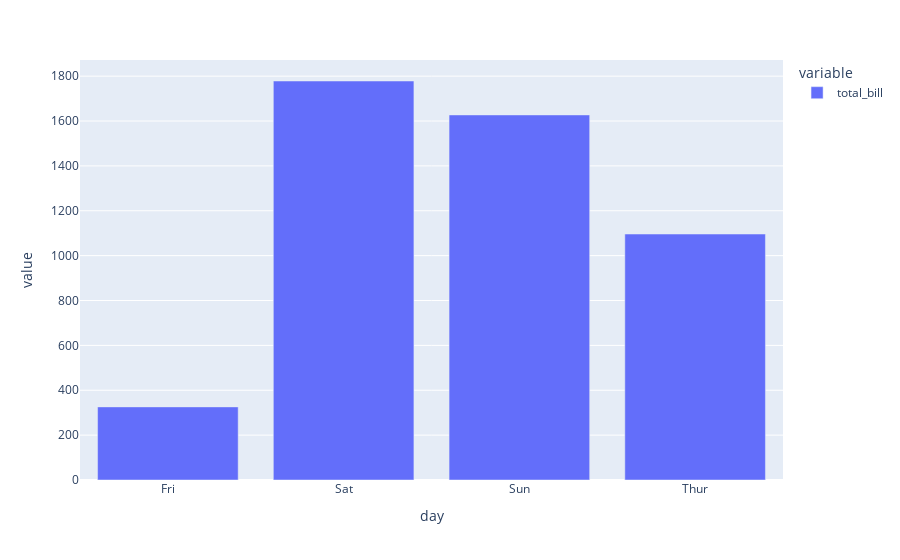

Source (notebook cell):
### Markdown cell above
Again with dot notation, scatterplot shows a positive trend between bill and tip amounts. 

Let's create a bar chart to see which week of the day brought more revenue for the restaurant:

### Code cell
tips.groupby('day')['total_bill'].sum().plot(kind='bar')

### Figure 1 — Plotly figure (JSON) as saved in the notebook; plotly's stock layout.template omitted (floating-point values rounded to 4 significant figures)
{"data": [{"alignmentgroup": "True", "hovertemplate": "variable=total_bill<br>day=%{x}<br>value=%{y}<extra></extra>", "legendgroup": "total_bill", "marker": {"color": "#636efa"}, "name": "total_bill", "offsetgroup": "total_bill", "orientation": "v", "showlegend": true, "textposition": "auto", "type": "bar", "x": ["Fri", "Sat", "Sun", "Thur"], "xaxis": "x", "y": [325.9, 1778.0, 1627.0, 1096.0], "yaxis": "y"}], "layout": {"autosize": true, "barmode": "relative", "legend": {"title": {"text": "variable"}, "tracegroupgap": 0}, "margin": {"t": 60}, "xaxis": {"anchor": "y", "autorange": true, "domain": [0, 1], "range": [-0.5, 3.5], "title": {"text": "day"}, "type": "category"}, "yaxis": {"anchor": "x", "autorange": true, "domain": [0, 1], "range": [0, 1872.0], "title": {"text": "value"}, "type": "linear"}}}
